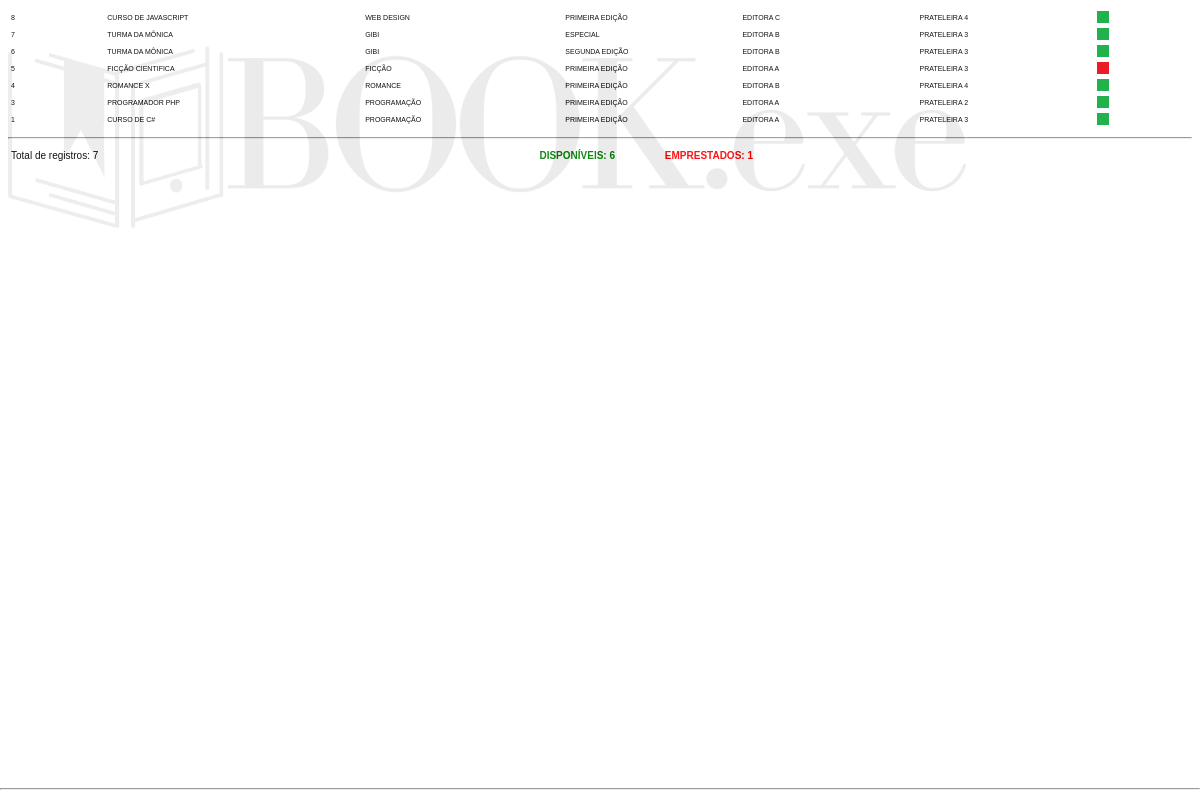
The app's page /biblioteca/painel/rel/livros.php, older data.
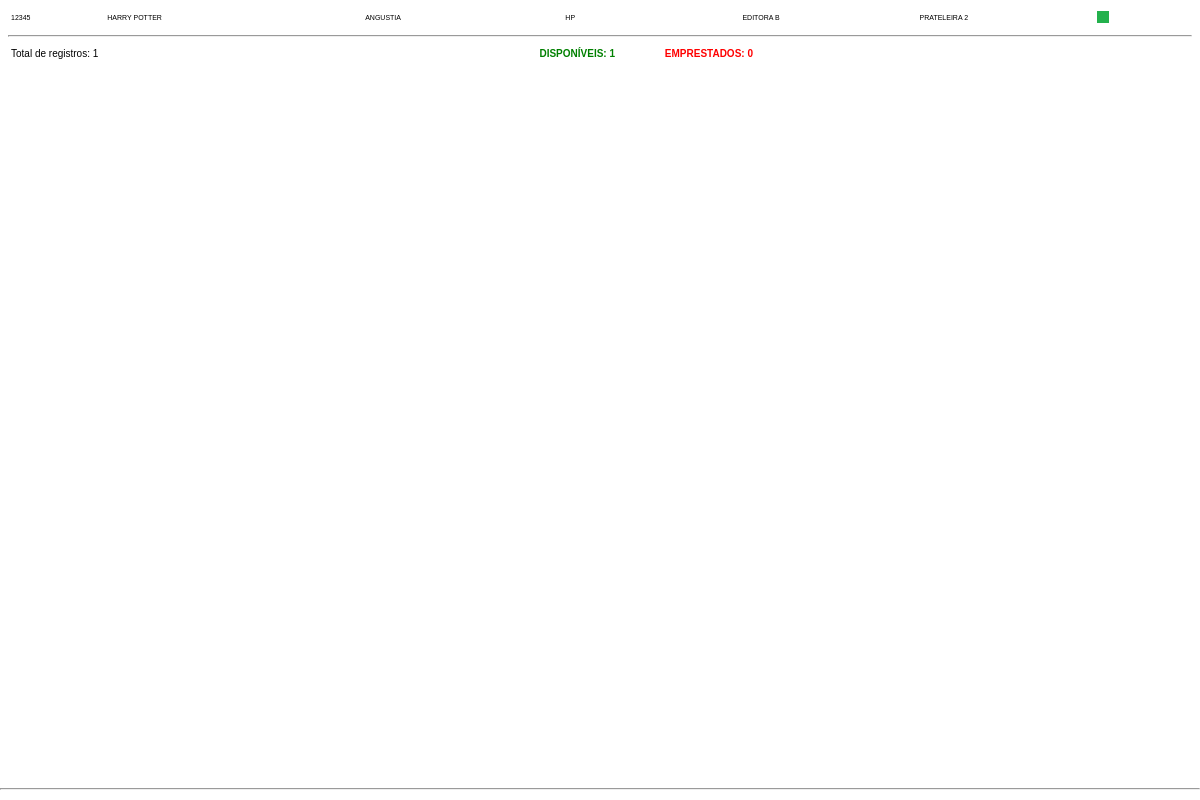
The same page, newer data.
### tables this page shows
CREATE TABLE `livros` (
  `id` int(11) NOT NULL,
  `codigo` varchar(50) NOT NULL,
  `titulo` varchar(100) NOT NULL,
  `subtitulo` varchar(100) DEFAULT NULL,
  `autor` varchar(50) DEFAULT NULL,
  `ano` int(11) DEFAULT NULL,
  `editora` int(11) NOT NULL,
  `edicao` varchar(50) DEFAULT NULL,
  `categoria` int(11) NOT NULL,
  `foto` varchar(100) DEFAULT NULL,
  `local` int(11) NOT NULL,
  `status` varchar(25) NOT NULL,
  `obs` varchar(255) DEFAULT NULL,
  `data_cad` date NOT NULL,
  `emprestimos` int(11) DEFAULT NULL
);

CREATE TABLE `categorias` (
  `id` int(11) NOT NULL,
  `nome` varchar(50) NOT NULL
);

CREATE TABLE `editoras` (
  `id` int(11) NOT NULL,
  `nome` varchar(100) NOT NULL
);

CREATE TABLE `locais` (
  `id` int(11) NOT NULL,
  `nome` varchar(100) NOT NULL
);

### biblioteca/conexao.php (called while the page is built, shortened)
<?php
$servidor = 'localhost';
$banco = 'biblioteca';
$usuario = 'root';
$senha = 'root';
try {
	$pdo = new PDO("mysql:dbname=$banco;host=$servidor;charset=utf8", "$usuario", "$senha");
} catch (Exception $e) {
	echo 'Erro ao conectar ao banco de dados!<br>';
	echo $e;
}
$nome_sistema = 'Nome Sistema';
$email_sistema = 'contato@hugocursos.com.br';
$telefone_sistema = '(31)97527-5084';
$url_sistema = "http://$_SERVER[HTTP_HOST]/";
$url = explode("//", $url_sistema);
if($url[1] == 'localhost/'){
	$url_sistema = "http://$_SERVER[HTTP_HOST]/biblioteca/";
}
$query = $pdo->query("SELECT * from config");
$res = $query->fetchAll(PDO::FETCH_ASSOC);
$linhas = @count($res);
if($linhas == 0){
	$pdo->query("INSERT INTO config SET nome = '$nome_sistema', email = '$email_sistema', telefone = '$telefone_sistema', logo = 'logo.png', logo_rel = 'logo.jpg', icone = 'icone.png', marca_dagua = 'Sim', dias_entrega = '5', api_whatsapp = 'Não'");
}else{
$marca_dagua = $res[0]['marca_dagua'];
}
 ?>

### biblioteca/painel/rel/livros.php (the view, shortened to what this page needs)
<?php
include('../../conexao.php');
$cat = $_GET['cat'];
$editora = $_GET['editora'];
$local = $_GET['local'];
$status = $_GET['status'];
?>
<!DOCTYPE html>
<html>
<head>
</head>
<body>
<?php
if($marca_dagua == 'Sim'){ ?>
<img class="marca" src="<?php echo $url_sistema ?>img/logo.jpg">
<?php } ?>
<div id="header" >
<br>
</div>
<div id="footer" class="row">
<hr style="margin-bottom: 0;">
	<table style="width:100%;">
		<tr style="width:100%;">
			<td style="width:60%; font-size: 10px; text-align: left;"><?php echo $nome_sistema ?> Telefone: <?php echo $telefone_sistema ?></td>
			<td style="width:40%; font-size: 10px; text-align: right;"><p class="page">Página  </p></td>
		</tr>
	</table>
</div>
<div id="content" style="margin-top: 0;">
		<table style="width: 100%; table-layout: fixed; font-size:7px; text-transform: uppercase;">
			<thead>
				<tbody>
					<?php
	$livros_emprestados = 0;
			$livros_disponiveis = 0;
			$query = $pdo->query("SELECT * from livros where categoria LIKE '%$cat%' and editora LIKE '%$editora%' and local LIKE '%$local%' and status LIKE '%$status%' order by id desc");
$res = $query->fetchAll(PDO::FETCH_ASSOC);
$linhas = @count($res);
if($linhas > 0){
for($i=0; $i<$linhas; $i++){
	$codigo = $res[$i]['codigo'];
	$titulo = $res[$i]['titulo'];
	$editora = $res[$i]['editora'];
	$edicao = $res[$i]['edicao'];
	$categoria = $res[$i]['categoria'];
	$local = $res[$i]['local'];
	$status = $res[$i]['status'];
	if($status == 'Disponível'){
		$classe_ativo = 'verde.jpg';
		$livros_disponiveis += 1;
	}else{
		$classe_ativo = 'vermelho.jpg';
		$livros_emprestados += 1;
	}
	$query2 = $pdo->query("SELECT * from categorias where id = '$categoria'");
	$res2 = $query2->fetchAll(PDO::FETCH_ASSOC);
	$nome_categoria = @$res2[0]['nome'];
	$query2 = $pdo->query("SELECT * from locais where id = '$local'");
	$res2 = $query2->fetchAll(PDO::FETCH_ASSOC);
	$nome_local = @$res2[0]['nome'];
	$query2 = $pdo->query("SELECT * from editoras where id = '$editora'");
	$res2 = $query2->fetchAll(PDO::FETCH_ASSOC);
	$nome_editora = @$res2[0]['nome'];
  	 ?>
      <tr>
<td style="width:8%"><?php echo $codigo ?></td>
<td style="width:22%"><?php echo $titulo ?></td>
<td style="width:17%"><?php echo $nome_categoria ?></td>
<td style="width:15%"><?php echo $edicao ?></td>
<td style="width:15%"><?php echo $nome_editora ?></td>
<td style="width:15%"><?php echo $nome_local ?></td>
<td style="width:8%"><img src="<?php echo $url_sistema ?>img/<?php echo $classe_ativo ?>" width="12px"></td>
    </tr>
<?php } } ?>
				</tbody>
			</thead>
		</table>
</div>
<hr>
		<table>
			<thead>
				<tbody>
					<tr>
						<td style="font-size: 10px; width:332px; text-align: left;"<b>Total de registros: <?php echo $linhas ?></td>
						<td style="font-size: 10px; width:130px; padding-right: 5px; text-align: right;"></td>
						<td style="font-size: 10px; width:130px; padding-right: 5px; text-align: right; color:green"><b>DISPONÍVEIS: <?php echo $livros_disponiveis ?></td>
						<td style="font-size: 10px; width:130px; padding-right: 5px; text-align: right; color:red"><b>EMPRESTADOS: <?php echo $livros_emprestados ?></td>
					</tr>
				</tbody>
			</thead>
		</table>
</body>
</html>

Row changes from the older to the newer data that the page shows:
removed livros: codigo "8", titulo "CURSO DE JAVASCRIPT", categorias.nome "WEB DESIGN", edicao "PRIMEIRA EDIÇÃO", editoras.nome "EDITORA C", locais.nome "PRATELEIRA 4"
removed livros: codigo "7", titulo "TURMA DA MÔNICA", categorias.nome "GIBI", edicao "ESPECIAL", editoras.nome "EDITORA B", locais.nome "PRATELEIRA 3"
removed livros: codigo "6", titulo "TURMA DA MÔNICA", categorias.nome "GIBI", edicao "SEGUNDA EDIÇÃO", editoras.nome "EDITORA B", locais.nome "PRATELEIRA 3"
removed livros: codigo "5", titulo "FICÇÃO CIENTIFICA", categorias.nome "FICÇÃO", edicao "PRIMEIRA EDIÇÃO", editoras.nome "EDITORA A", locais.nome "PRATELEIRA 3", shows a picture
removed livros: codigo "4", titulo "ROMANCE X", categorias.nome "ROMANCE", edicao "PRIMEIRA EDIÇÃO", editoras.nome "EDITORA B", locais.nome "PRATELEIRA 4"
removed livros: codigo "3", titulo "PROGRAMADOR PHP", categorias.nome "PROGRAMAÇÃO", edicao "PRIMEIRA EDIÇÃO", editoras.nome "EDITORA A", locais.nome "PRATELEIRA 2"
removed livros: codigo "1", titulo "CURSO DE C#", categorias.nome "PROGRAMAÇÃO", edicao "PRIMEIRA EDIÇÃO", editoras.nome "EDITORA A", locais.nome "PRATELEIRA 3"
added livros: codigo "12345", titulo "HARRY POTTER", categorias.nome "ANGUSTIA", edicao "HP", editoras.nome "EDITORA B", locais.nome "PRATELEIRA 2"
Text that changed along with them:
$linhas: "7" → "1"
$livros_disponiveis: "6" → "1"
$livros_emprestados: "1" → "0"
